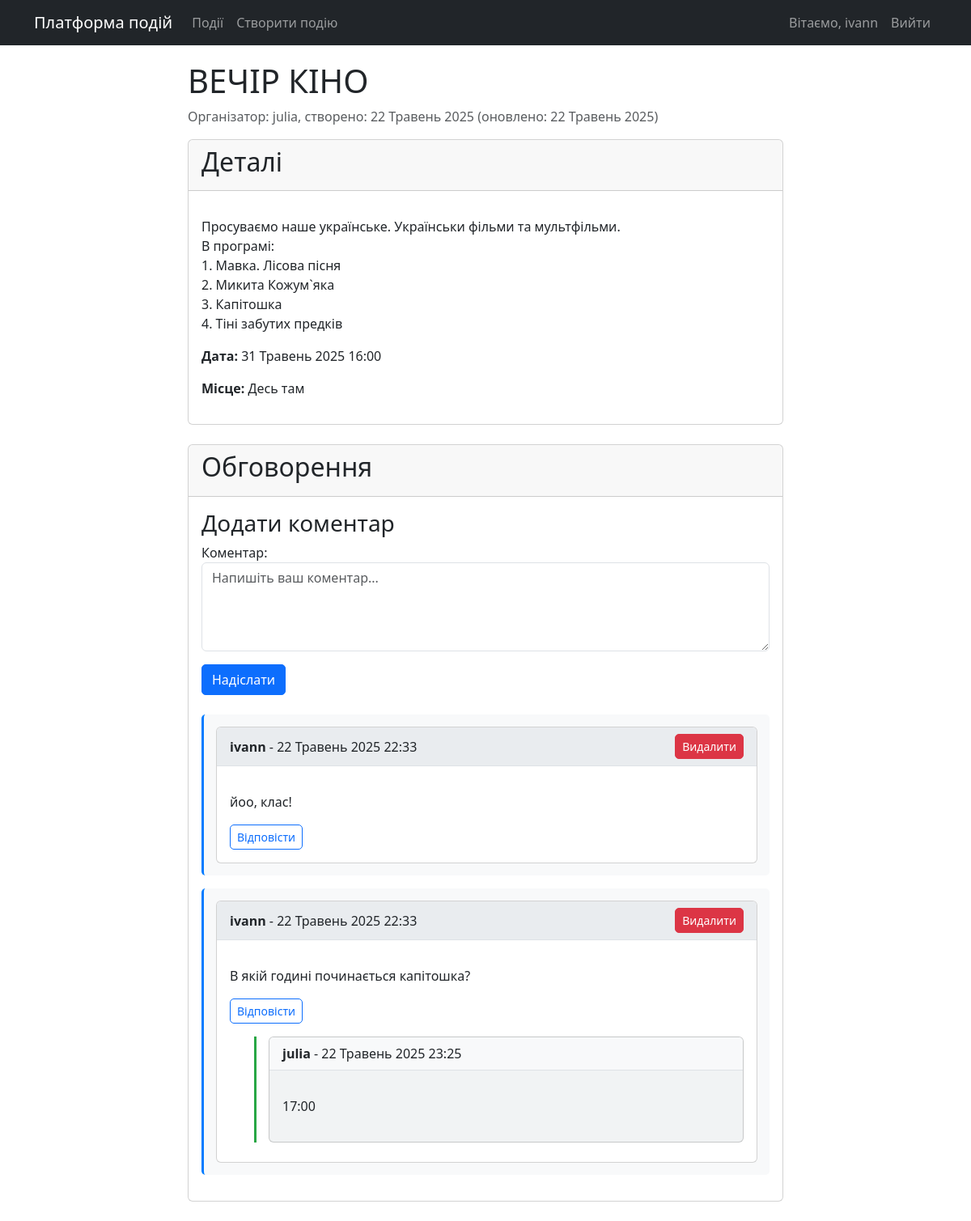
Page /events/2/ (signed in) on the committed database.
### events/models.py (models this page shows, shortened)
class Event(models.Model):
    title = models.CharField(max_length=200)
    description = models.TextField()
    date = models.DateTimeField()
    location = models.CharField(max_length=200)
    organizer = models.ForeignKey(User, on_delete=models.CASCADE)
    created_at = models.DateTimeField(auto_now_add=True)
    updated_at = models.DateTimeField(auto_now=True)

class Comment(models.Model):
    event = models.ForeignKey(Event, on_delete=models.CASCADE, related_name='comments')
    author = models.ForeignKey(User, on_delete=models.CASCADE)
    text = models.TextField()
    created_at = models.DateTimeField(auto_now_add=True)
    parent = models.ForeignKey('self', null=True, blank=True, on_delete=models.CASCADE, related_name='replies')
    class Meta:
        ordering = ['created_at']

### events/views.py (the view)
# urls.py: path('events/<int:pk>/', views.event_detail, name='event_detail'),
def event_detail(request, pk):
    event = get_object_or_404(Event, pk=pk)
    comments = Comment.objects.filter(event=event, parent=None).order_by('created_at')
    if request.method == 'POST' and 'comment_submit' in request.POST:
        comment_form = CommentForm(request.POST)
        if comment_form.is_valid() and request.user.is_authenticated:
            new_comment = comment_form.save(commit=False)
            new_comment.event = event
            new_comment.author = request.user
            new_comment.save()
            messages.success(request, 'Коментар додано успішно!')
            return redirect('event_detail', pk=event.pk)
    else:
        comment_form = CommentForm()
    reply_form = ReplyForm()
    context = {
        'event': event,
        'comments': comments,
        'comment_form': comment_form,
        'reply_form': reply_form,
    }
    return render(request, 'events/event_detail.html', context)

### events/forms.py
class CommentForm(forms.ModelForm):
    class Meta:
        model = Comment
        fields = ['text']
        widgets = {
            'text': forms.Textarea(attrs={'rows': 4, 'class': 'form-control', 'placeholder': 'Напишіть ваш коментар...'}),
        }
        labels = {
            'text': 'Коментар:',
        }

class ReplyForm(forms.ModelForm):
    class Meta:
        model = Comment
        fields = ['text']
        widgets = {
            'text': forms.Textarea(attrs={'rows': 3, 'class': 'form-control', 'placeholder': 'Напишіть вашу відповідь...'}),
        }
        labels = {
            'text': 'Відповідь:',
        }

### templates/events/event_detail.html (shortened to what this page needs)
{% extends 'base.html' %}
{% block content %}
<div class="row">
    <div class="col-md-8 offset-md-2">
        <h1>{{ event.title }}</h1>
        <p class="text-muted">
            Організатор: <span class="event-organizer">{{ event.organizer.username }}</span>,
            створено: <span class="event-date">{{ event.created_at|date:"d F Y" }}</span>
            {% if event.updated_at %}(оновлено: <span class="event-date">{{ event.updated_at|date:"d F Y" }}</span>){% endif %}
        </p>
        <div class="card mb-4 event-details">
            <div class="card-header">
                <h2>Деталі</h2>
            </div>
            <div class="card-body">
                <p>{{ event.description|linebreaks }}</p>
                <p><strong>Дата:</strong> {{ event.date|date:"d F Y H:i" }}</p>
                <p><strong>Місце:</strong> {{ event.location }}</p>
            </div>
        </div>
        <div class="card mb-4 discussion-section">
            <div class="card-header">
                <h2>Обговорення</h2>
            </div>
            <div class="card-body">
                {% if user.is_authenticated %}
                <div class="mb-4">
                    <h3>Додати коментар</h3>
                    <form method="post" action="{% url 'event_detail' event.pk %}">
                        {{ comment_form.as_p }}
                        <button type="submit" name="comment_submit" class="btn btn-primary">Надіслати</button>
                    </form>
                </div>
                {% else %}
                <div class="alert alert-info">
                    <a href="{% url 'login' %}">Увійдіть</a>, щоб залишити коментар.
                </div>
                {% endif %}
                <div class="comments-section">
                    {% for comment in comments %}
                    <div class="comment mb-3" id="comment-{{ comment.id }}">
                        <div class="card">
                            <div class="card-header d-flex justify-content-between align-items-center">
                                <span><strong>{{ comment.author.username }}</strong> - {{ comment.created_at|date:"d F Y H:i" }}</span>
                                {% if user == comment.author or user.is_superuser %}
                                <a href="{% url 'delete_comment' comment.pk %}" class="btn btn-sm btn-danger"
                                   onclick="return confirm('Ви впевнені, що хочете видалити цей коментар?')">Видалити</a>
                                {% endif %}
                            </div>
                            <div class="card-body">
                                <p>{{ comment.text|linebreaks }}</p>
                                {% if user.is_authenticated %}
                                <button class="btn btn-sm btn-outline-primary reply-btn"
                                        data-comment-id="{{ comment.id }}">
                                    Відповісти
                                </button>
                                {% endif %}
                                {% if comment.replies.all %}
                                <div class="replies mt-3">
                                    {% for reply in comment.replies.all %}
                                    <div class="reply card mb-2">
                                        <div class="card-header d-flex justify-content-between align-items-center bg-light">
                                            <span><strong>{{ reply.author.username }}</strong> - {{ reply.created_at|date:"d F Y H:i" }}</span>
                                        </div>
                                        <div class="card-body">
                                            <p>{{ reply.text|linebreaks }}</p>
                                        </div>
                                    </div>
                                    {% endfor %}
                                </div>
                                {% endif %}
                            </div>
                        </div>
                    </div>
                    {% empty %}
                    <p class="text-muted">Поки немає коментарів. Будьте першим!</p>
                    {% endfor %}
                </div>
            </div>
        </div>
    </div>
</div>
{% endblock %}

### templates/base.html (shortened to what this page needs)
<!DOCTYPE html>
{% load static %}
<html lang="uk">
<head>
    <link href="https://cdn.jsdelivr.net/npm/bootstrap@5.3.0/dist/css/bootstrap.min.css" rel="stylesheet">
</head>
<body>
    <nav class="navbar navbar-expand-lg navbar-dark bg-dark">
        <div class="container">
            <a class="navbar-brand" href="{% url 'event_list' %}">Платформа подій</a>
            <div class="collapse navbar-collapse" id="navbarNav">
                <ul class="navbar-nav me-auto">
                    <li class="nav-item">
                        <a class="nav-link" href="{% url 'event_list' %}">Події</a>
                    </li>
                    {% if user.is_authenticated %}
                    <li class="nav-item">
                        <a class="nav-link" href="{% url 'event_create' %}">Створити подію</a>
                    </li>
                    {% endif %}
                </ul>
                <ul class="navbar-nav">
                    {% if user.is_authenticated %}
                    <li class="nav-item">
                        <span class="nav-link">Вітаємо, {{ user.username }}</span>
                    </li>
                    <li class="nav-item">
                        <form method="post" action="{% url 'logout' %}" class="d-inline">
                            <button type="submit" class="btn btn-link nav-link">Вийти</button>
                        </form>
                    </li>
                    {% endif %}
                </ul>
            </div>
        </div>
    </nav>
    <div class="container">
        {% block content %}{% endblock %}
    </div>
</body>
</html>

### templates/base.html (style rules this page uses)
.navbar { margin-bottom: 20px; }
.comment { border-left: 3px solid #007bff; padding: 15px; margin-bottom: 15px; background-color: #f8f9fa; border-radius: 5px; }
.comment .card-header { background-color: #e9ecef; border-bottom: 1px solid #dee2e6; }
.replies { margin-left: 30px; border-left: 3px solid #28a745; padding-left: 15px; margin-top: 15px; }
.reply { background-color: #f1f3f4; margin-bottom: 10px; }
.reply .card-header { background-color: #e2e6ea; }
.btn-link.nav-link { background: none; border: none; padding: 0.5rem 1rem; color: rgba(255, 255, 255, 0.55); text-decoration: none; cursor: pointer; font-size: 1rem; }
.btn { border-radius: 5px; transition: all 0.2s; }
.reply-btn { font-size: 0.875rem; padding: 0.25rem 0.5rem; }
.comment, .reply { animation: fadeIn 0.3s ease-in; }

### rows in the picture
Event: title "ВЕЧІР КІНО", organizer.username "julia", created_at "22 Травень 2025", updated_at "22 Травень 2025", description "Просуваємо наше українське. Українськи фільми та мультфільми. В програмі: 1. Мавка. Лісова пісня 2. Микита Кожум`яка 3. Капітошка 4. Тіні забутих предків", date "31 Травень 2025 16:00", location "Десь там"
Comment: author.username "ivann", created_at "22 Травень 2025 22:33", shows "Видалити", text "йоо, клас!"
Comment: author.username "ivann", created_at "22 Травень 2025 22:33", shows "Видалити", text "В якій годині починається капітошка?"
Comment: author.username "julia", created_at "22 Травень 2025 23:25", text "17:00"

### other values in the picture
{{ user.username }} "ivann"
